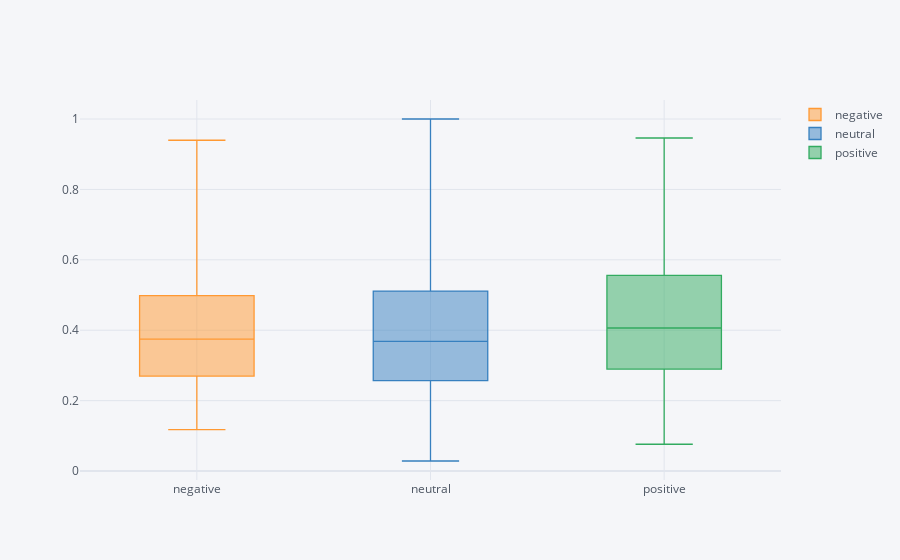

This figure's notebook cell:
### Code cell
df['nr_of_char'] = df['News Headline'].str.len()
df['nr_of_char'] = df['nr_of_char'] / df['nr_of_char'].max()
df[['Sentiment', 'nr_of_char']].pivot(columns = 'Sentiment', values = 'nr_of_char').iplot(kind = 'box')

### Figure 1 — Plotly figure (JSON) as saved in the notebook; plotly's stock layout.template omitted (floating-point values rounded to 4 significant figures; data arrays with more than 128 entries replaced by an {"elided": "..."} marker saying what was removed)
{"data": [{"boxpoints": false, "line": {"width": 1.3}, "marker": {"color": "rgba(255, 153, 51, 1.0)"}, "name": "negative", "orientation": "v", "y": {"elided": "4840 float values"}, "type": "box"}, {"boxpoints": false, "line": {"width": 1.3}, "marker": {"color": "rgba(55, 128, 191, 1.0)"}, "name": "neutral", "orientation": "v", "y": {"elided": "4840 float values"}, "type": "box"}, {"boxpoints": false, "line": {"width": 1.3}, "marker": {"color": "rgba(50, 171, 96, 1.0)"}, "name": "positive", "orientation": "v", "y": {"elided": "4840 float values"}, "type": "box"}], "layout": {"legend": {"bgcolor": "#F5F6F9", "font": {"color": "#4D5663"}}, "paper_bgcolor": "#F5F6F9", "plot_bgcolor": "#F5F6F9", "title": {"font": {"color": "#4D5663"}}, "xaxis": {"gridcolor": "#E1E5ED", "showgrid": true, "tickfont": {"color": "#4D5663"}, "title": {"font": {"color": "#4D5663"}, "text": ""}, "zerolinecolor": "#E1E5ED"}, "yaxis": {"gridcolor": "#E1E5ED", "showgrid": true, "tickfont": {"color": "#4D5663"}, "title": {"font": {"color": "#4D5663"}, "text": ""}, "zerolinecolor": "#E1E5ED"}}}
